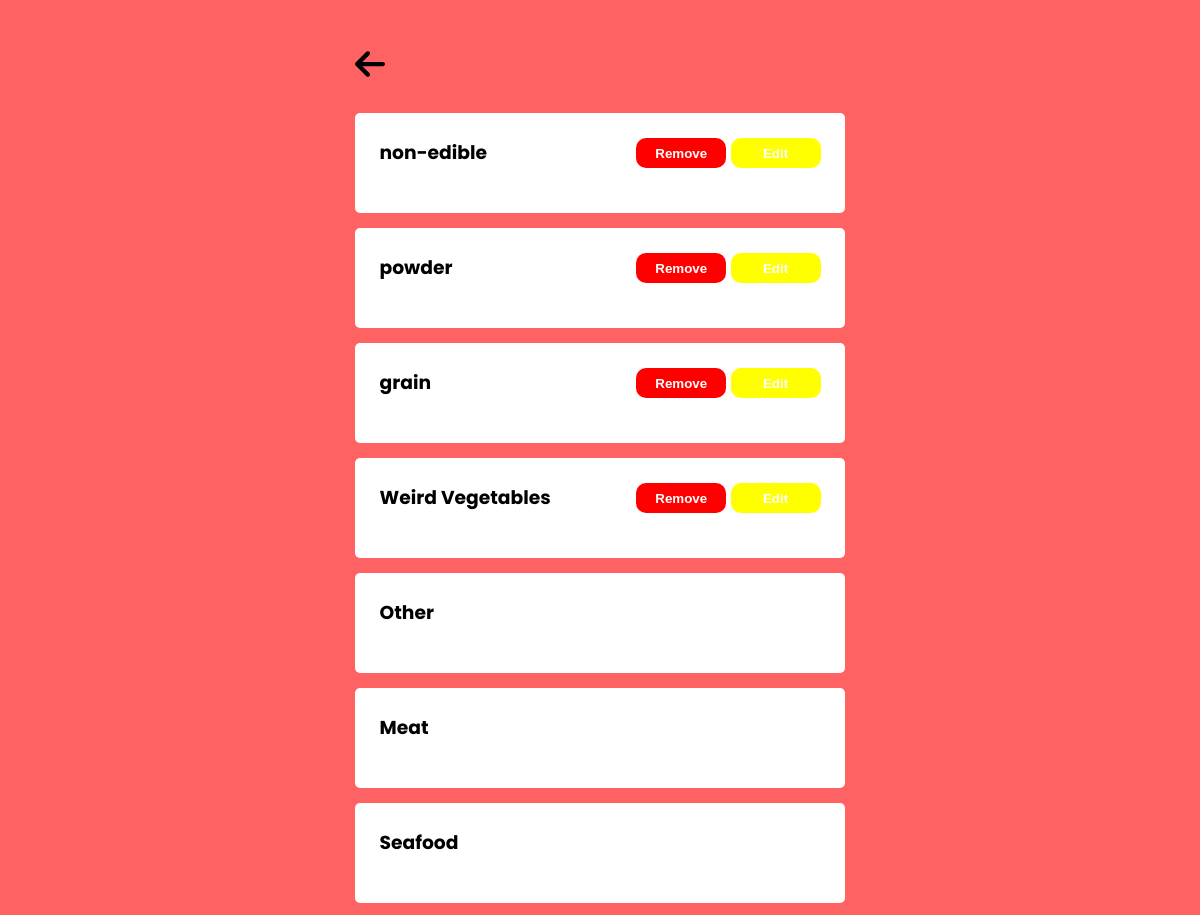
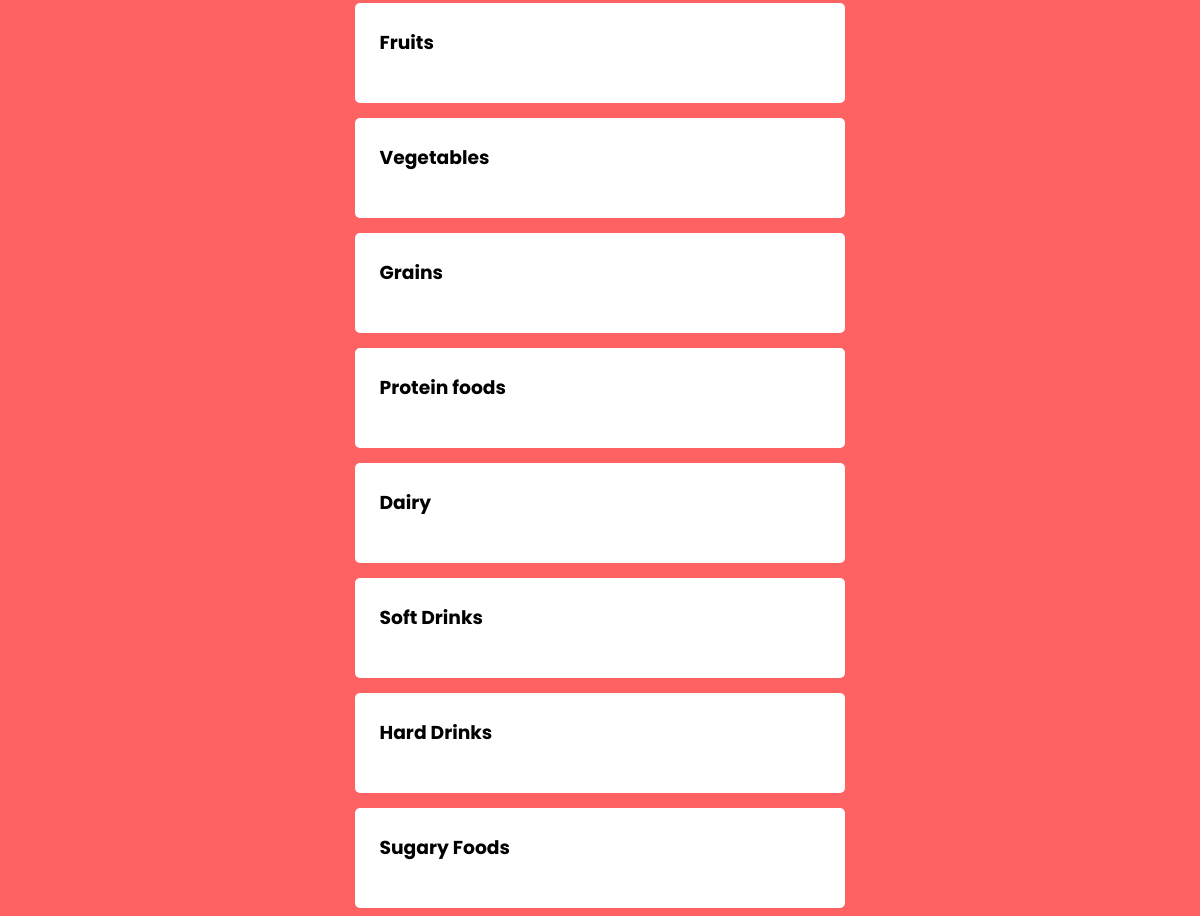
Screenshot of /groups-page/ (signed in) with the database file from the repository (2 pictures, top to bottom).
### base/models.py (models this page shows, shortened)
class Group(models.Model):
    user = models.ForeignKey(User, null=True, blank=True, on_delete=models.CASCADE)
    group_name = models.CharField(max_length=200)
    created = models.DateTimeField(auto_now_add=True)
    updated = models.DateTimeField(auto_now=True)

### base/views.py (the view)
# urls.py: path('groups-page/', views.groupsPage, name='groupsPage'),
def groupsPage(request):
    groups = Group.objects.filter(Q(user=request.user) | Q(user=None))
    context = {'groups': groups}
    return render(request, 'base/groups_page.html', context)

### base/templates/base/groups_page.html
{% extends 'main.html' %}
{% block content %}
{% load static %}
<link rel="stylesheet" href="{% static 'styles/groups_page.css' %}">
<main>
    <div class="content">
        <a href="{% url 'addGroup' %}">
            <img src="{% static 'images/back-arrow.svg' %}" alt="back-arrow-icon" class="back-arrow-icon">
        </a>
        {% for group in groups %}
        <div class="group">
            <div class="group-div">
                <div class="left-side">
                    <h3 class="group-name">{{group.group_name}}</h3>
                </div>
                {% if group.user.username == request.user.username %}
                <div class="right-side">
                    <div class="action-btns">
                        <a href="{% url 'deleteGroup' group.id %}" class="remove-group">
                            <button>Remove</button>
                        </a>
                        <a href="{% url 'editGroup' group.id %}" class="edit-group">
                            <button>Edit</button>
                        </a>
                    </div>
                </div>
                {% endif %}
            </div>
        </div>
        {% endfor %}
    </div>
</main>
{% endblock content %}

### static/styles/groups_page.css (style rules this page uses)
body { font-family: "Poppins", sans-serif; background-color: rgb(255, 98, 98); }
main { display: flex; justify-content: center; padding-top: 30px; }
.back-arrow-icon { width: 30px; transition: .3s; margin-top: 9px; margin-bottom: 10px; }
.group { background-color: #ffffff; width: 490px; height: 100px; border-radius: 5px; box-shadow: 0 0 10px solid #000000; margin-top: 15px; display: flex; justify-content: center; align-items: center; }
.group-div { width: 90%; height: 50%; }
.group-name { margin: 0; }
.group-div { display: grid; grid-template-columns: auto auto; }
.right-side { justify-self: right; }
.action-btns a { text-decoration: none; }
.action-btns button { width: 90px; height: 30px; border: 0; font-weight: bold; border-radius: 10px; color: #ffffff; cursor: pointer; transition: .3s; }
.remove-group>button { background-color: red; }
.edit-group>button { background-color: yellow; }

### rows the page displays
Group: group_name "non-edible", shows "Remove"
Group: group_name "powder", shows "Remove"
Group: group_name "grain", shows "Remove"
Group: group_name "Weird Vegetables", shows "Remove"
Group: group_name "Other"
Group: group_name "Meat"
Group: group_name "Seafood"
Group: group_name "Fruits"
Group: group_name "Vegetables"
Group: group_name "Grains"
Group: group_name "Protein foods"
Group: group_name "Dairy"
Group: group_name "Soft Drinks"
Group: group_name "Hard Drinks"
Group: group_name "Sugary Foods"
